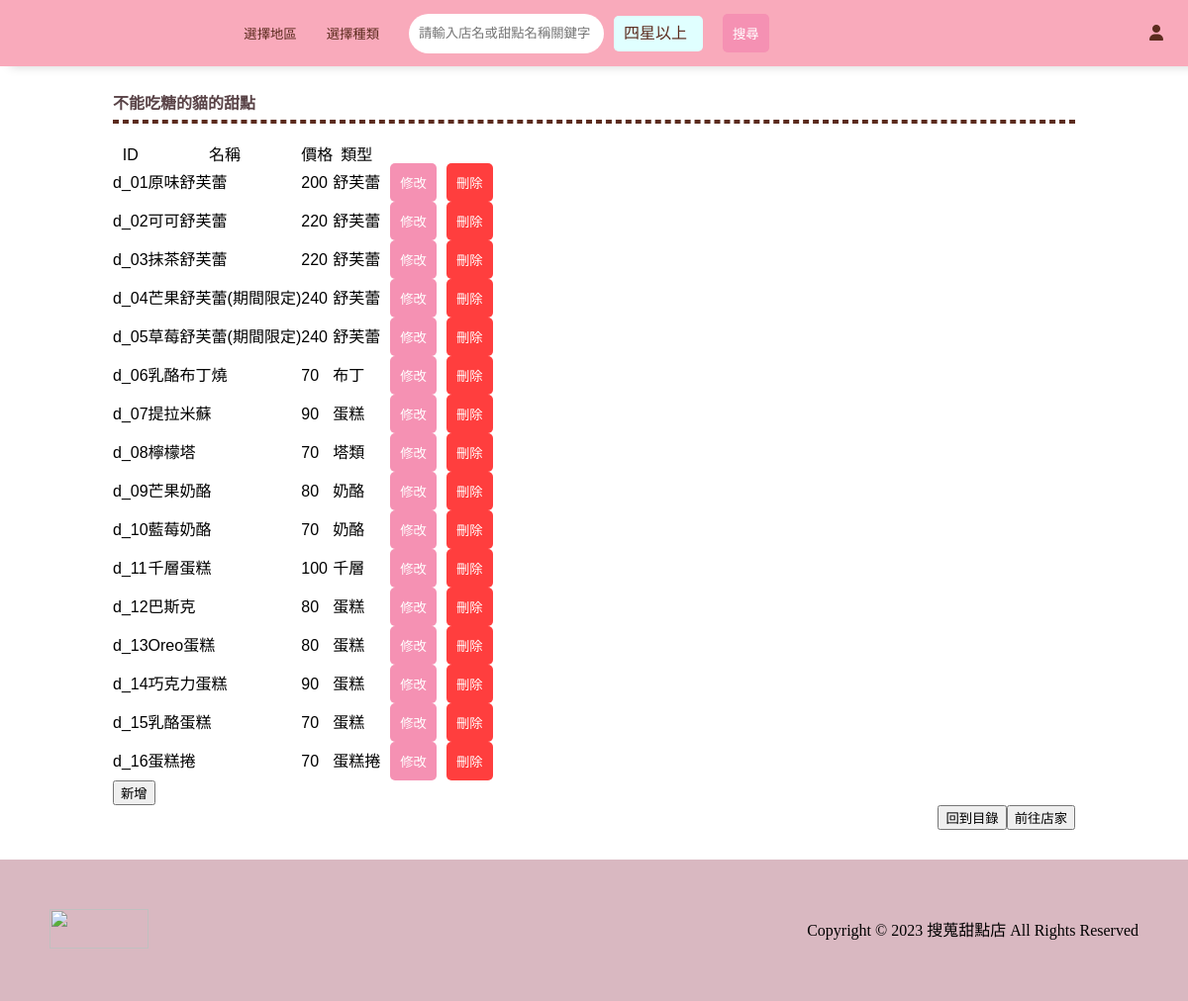
The page /manager_dessert_index.php?shop_id=s_01 on the database its author committed.
### tables this page shows
CREATE TABLE `shop` (
  `shop_ID` varchar(15) NOT NULL,
  `shop_Name` varchar(100) NOT NULL,
  `shop_Phone` varchar(10) DEFAULT NULL,
  `shop_Website` varchar(200) DEFAULT NULL,
  `shop_IG` varchar(200) DEFAULT NULL,
  `shop_FB` varchar(200) DEFAULT NULL,
  `shop_Email` varchar(50) DEFAULT NULL,
  `shop_Address` varchar(250) NOT NULL,
  `shop_ForHere` tinyint(1) DEFAULT NULL COMMENT '1:內用 0:外帶',
  `shop_Photo` varchar(500) DEFAULT NULL
);

CREATE TABLE `dessert` (
  `shop_ID` varchar(15) NOT NULL,
  `dess_ID` varchar(15) NOT NULL,
  `dess_Name` varchar(50) NOT NULL,
  `dess_Price` int NOT NULL,
  `desstype_ID` varchar(15) DEFAULT NULL
);

CREATE TABLE `desstype` (
  `desstype_ID` varchar(15) NOT NULL,
  `desstype_Name` varchar(50) NOT NULL
);

### manager_dessert_index.php (the view, shortened to what this page needs)
<?php
require_once '../db.php';
?>
<!DOCTYPE html>
<html lang="en">
<head>
    <link rel="stylesheet" href="https://cdnjs.cloudflare.com/ajax/libs/font-awesome/6.4.2/css/all.min.css">
    <link rel="stylesheet" href="https://cdn.jsdelivr.net/npm/swiper@11/swiper-bundle.min.css" />
    <link rel="stylesheet" href="../css/all.css">
</head>
<body>
    <div class="wrap">
        <div class="navbar">
            <?php
            if (isset($_SESSION['nowUser']) && $_SESSION['nowUser']['user_Role'] == "manager") {
                echo "<h1 class='logo'><a href='../manager_index.php'>搜蒐甜點店</a></h1>";
            } else {
                echo "<h1 class='logo'><a href='../index.php'>搜蒐甜點店</a></h1>";
            }
            ?>
            <form action="../shop/select.php" method="GET" class="search-section">
                <input type="button" name="zone-choice" id="index-zone-choice" value="選擇地區">
                <input type="button" name="style-choice" id="index-style-choice" value="選擇種類">
                <input type="text" placeholder="請輸入店名或甜點名稱關鍵字" name="keyword" class="search-bar">
                <div class="search-choice">
                    <label for='four-star-input' id='four-star-label'>四星以上</label>
                    <input type="submit" value="搜尋" class="search-button">
                </div>
            </form>
            <ul class="nav">
                <?php
                if (isset($_SESSION['nowUser'])) {
                    if ($_SESSION['nowUser']['user_Role'] == "manager") {
                        echo '<li class="nav-content"><a href="../manager_index.php">管理店家</a></li>';
                    }
                    echo '<li class="nav-content"><a href="../favorite/favorite.php?userid=' . $_SESSION['nowUser']['user_ID'] . '">收藏</a></li>';
                    echo '<li class="nav-content"><a href="../gallery/gallery.php?userid=' . $_SESSION['nowUser']['user_ID'] . '">圖鑑</a></li>';
                    echo '<li class="nav-content"><a href="../user/user_info.php?userid=' . $_SESSION['nowUser']['user_ID'] . '"><i class="fa-solid fa-user"></i></a></li>';
                } else {
                    echo '<li class="nav-content"><a href="../user/signup.php"><i class="fa-solid fa-user"></i></a></li>';
                }
                ?>
            </ul>
        </div>
        <div class="main">
            <div class='shop-list'>
                <?php
                $shopID = isset($_GET['shop_id']) ? $_GET['shop_id'] : '';
                $sql = "SELECT shop_Name FROM shop WHERE shop_ID='$shopID'";
                $name_result = $conn->query($sql);
                $name = $name_result->fetch_assoc();
                echo "<h2 class='dessert-title' id='dessert-title'>" . $name["shop_Name"] . "的甜點</h2><hr style='border: 2px dashed #5B2B1E;'><br>";
                $sql = "SELECT d.shop_ID, d.dess_ID, d.dess_Name, d.dess_Price, dt.desstype_Name
            FROM dessert d
            JOIN desstype dt ON d.desstype_ID = dt.desstype_ID
            WHERE d.shop_ID = '$shopID'
            ORDER BY d.dess_ID";
                $result = $conn->query($sql);
                if ($result->num_rows > 0) {
                    echo "<table id='dessert-table'><tr><th>ID</th><th>名稱</th><th>價格</th><th>類型</th><th></th><th></th></tr>";
                    while ($row = $result->fetch_assoc()) {
                        $changed_shop_ID = $row["shop_ID"];
                        $changed_dess_ID = $row["dess_ID"];
                        echo "<tr id='row_{$changed_shop_ID}_{$changed_dess_ID}'>";
                        echo "<td>" . $row["dess_ID"] . "</td>";
                        echo "<td class='text-element'>" . $row["dess_Name"] . "</td>";
                        echo "<td class='text-element'>" . $row["dess_Price"] . "</td>";
                        echo "<td class='text-element'>" . $row["desstype_Name"] . "</td>";
                        echo "<td><button class='search-button modify-button' onclick=\"modifyRow('$changed_shop_ID', '$changed_dess_ID')\">修改</button></td>";
                        echo "<td><button type='submit' onclick=\"deletionDess('$changed_shop_ID','$changed_dess_ID')\" class='delete-button'>刪除</button></td>";
                        echo "</tr>";
                    }
                    echo "</table>";
                    echo "<button onclick=\"addRow('$shopID')\" class='add-button'>新增</button>";
                } else {
                    echo "<div class='noDess'>0 筆結果</div><br>";
                    echo "<table id='dessert-table'><tr><th>ID</th><th>名稱</th><th>價格</th><th>類型</th><th></th><th></th></tr>";
                    echo "</table>";
                    echo "<button onclick=\"addRow('$shopID')\" class='add-button'>新增</button>";
                }
                echo "<div style='display: flex;justify-content: flex-end;'><a href='../manager_index.php'><button class='add-button' >回到目錄</button></a>";
                echo "<a href='../shop/shop_info.php?shop_id=$shopID'><button class='add-button'>前往店家</button></a></div>";
                ?>
            </div>
        </div>
    </div>
    <div class="footer" >
        <div class="left-footer"><img src='../image/logo-4.png'></div>
        <div class="right-footer">
            <p>Copyright © 2023 搜蒐甜點店 All Rights Reserved</p>
        </div>
    </div>
</body>
</html>

### all.css (style rules this page uses)
html, body, div, span, applet, object, iframe, h1, h2, h3, h4, h5, h6, p, blockquote, pre, a, abbr, acronym, address, big, cite, code, del, dfn, em, img, ins, kbd, q, s, samp, small, strike, strong, sub, sup, tt, var, b, u, i, center, dl, dt, dd, ol, ul, li, fieldset, form, label, legend, table, caption, tbody, tfoot, thead, tr, th, td, article, aside, canvas, details, embed, figure, figcaption, footer, header, hgroup, menu, nav, output, ruby, section, summary, time, mark, audio, video { margin: 0; padding: 0; border: 0; font-size: 100%; font: inherit; vertical-align: baseline; }
body { line-height: 1; }
ol, ul { list-style: none; }
table { border-collapse: collapse; border-spacing: 0; }
html { height: 100%; }
body { height: 100%; display: flex; flex-direction: column; }
.wrap { flex-grow: 1; width:100%; margin:0 auto; font-family:'Helvetica'; }
.navbar-index,.navbar { display: flex; justify-content: space-between; align-items: center; padding:5px; background-color:#F9AABB; opacity: 1.0; }
.navbar { box-shadow: 10px 0px 10px lightgray; justify-content: space-between; }
.logo { margin-left:30px; margin-right:30px; text-indent:101%; overflow:hidden; white-space:nowrap; background-image:url('../image/logo-4.png'); background-size: contain; background-repeat: no-repeat; background-position: center; }
.logo a { display:block; width:120px; height:50px; }
.nav { display: flex; justify-content: flex-end; width:30%; }
.nav a { display: block; padding:20px; }
.nav-content a { text-decoration: none; display: block; color:#5B2B1E; font-weight: bold; }
.main,.manager-main { width:90%; margin:0 auto; }
img { height:200px; width:300px; }
.search-section { display: flex; justify-content: center; align-items: center; }
.search-choice { display: flex; justify-content: space-evenly; align-items: center; }
.search-bar { width:50%; height:20px; padding:10px; border:1px solid gray; background-color:white; display: block; margin:0 10px; border-radius:30px; }
.search-section input { padding:10px; border:none; margin-right:10px; }
#index-zone-choice,#index-style-choice { color:#5B2B1E; background-color: transparent; border: none; }
#no-visited-label,#four-star-label { background:lightcyan; padding:10px; color:#5B2B1E; margin-right:10px; border:none; border-radius:5px; }
#four-star-label { width:70px; }
.search-button { border:0px; background-color: #F591B3; color:white; padding:10px; border-radius: 5px; margin-left:10px; }
.delete-button { border:0px; background-color: #FF3E3E; color:white; padding:10px; border-radius: 5px; margin-left:10px; }
.footer { background-color: #D9B8C1; display: flex; justify-content: space-between; align-items: center; padding:50px; }
.left-footer img { width:100px; height:40px; }
.simple-intro h2,.dessert-title,.comment-title { font-weight: bold; color: #594347; margin-top:10px; }
.shop-list { width:90%; margin:30px auto; }

### rows shown on the page
shop: shop_Name "不能吃糖的貓"
dessert: dess_ID "d_01", dess_Name "原味舒芙蕾", dess_Price "200", desstype_ID.desstype_Name "舒芙蕾"
dessert: dess_ID "d_02", dess_Name "可可舒芙蕾", dess_Price "220", desstype_ID.desstype_Name "舒芙蕾"
dessert: dess_ID "d_03", dess_Name "抹茶舒芙蕾", dess_Price "220", desstype_ID.desstype_Name "舒芙蕾"
dessert: dess_ID "d_04", dess_Name "芒果舒芙蕾(期間限定)", dess_Price "240", desstype_ID.desstype_Name "舒芙蕾"
dessert: dess_ID "d_05", dess_Name "草莓舒芙蕾(期間限定)", dess_Price "240", desstype_ID.desstype_Name "舒芙蕾"
dessert: dess_ID "d_06", dess_Name "乳酪布丁燒", dess_Price "70", desstype_ID.desstype_Name "布丁"
dessert: dess_ID "d_07", dess_Name "提拉米蘇", dess_Price "90", desstype_ID.desstype_Name "蛋糕"
dessert: dess_ID "d_08", dess_Name "檸檬塔", dess_Price "70", desstype_ID.desstype_Name "塔類"
dessert: dess_ID "d_09", dess_Name "芒果奶酪", dess_Price "80", desstype_ID.desstype_Name "奶酪"
dessert: dess_ID "d_10", dess_Name "藍莓奶酪", dess_Price "70", desstype_ID.desstype_Name "奶酪"
dessert: dess_ID "d_11", dess_Name "千層蛋糕", dess_Price "100", desstype_ID.desstype_Name "千層"
dessert: dess_ID "d_12", dess_Name "巴斯克", dess_Price "80", desstype_ID.desstype_Name "蛋糕"
dessert: dess_ID "d_13", dess_Name "Oreo蛋糕", dess_Price "80", desstype_ID.desstype_Name "蛋糕"
dessert: dess_ID "d_14", dess_Name "巧克力蛋糕", dess_Price "90", desstype_ID.desstype_Name "蛋糕"
dessert: dess_ID "d_15", dess_Name "乳酪蛋糕", dess_Price "70", desstype_ID.desstype_Name "蛋糕"
dessert: dess_ID "d_16", dess_Name "蛋糕捲", dess_Price "70", desstype_ID.desstype_Name "蛋糕捲"
